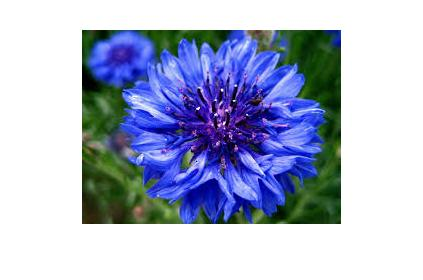
%> input picture Project (1)/original_image.jpg, 423 x 280 px
$ octave DiscretewaveletTransform.m   (GNU Octave 9; MATLAB toolbox functions it lacks are replaced by stand-ins)
%> lines starting %> are read from the running program, lines starting %| are printed output that depends on the picture
clc
clear all

i = imread('original_image.jpg');
%> i is the input picture: size 280x423x3 uint8; mean R, G, B 172.7, 180.7, 204.4
original_image_grayScale = rgb2gray(i); % convert image to greyscale
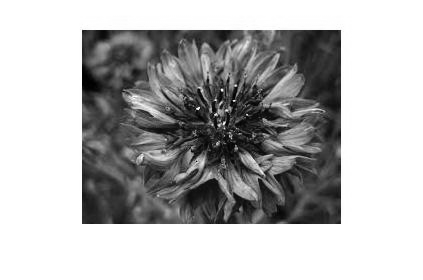
%> original_image_grayScale: size 280x423 uint8; min 0, max 255, mean 181

%whos
figure(1);
imshow(i);
sX=size(i);
%> sX = [280 423 3]
[LL,LH,HL,HH]= dwt2(i,'db1');
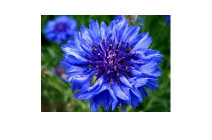
%> LL: size 140x212x3 double; mean R, G, B 345.8, 361.7, 409; drawn with min black and max white
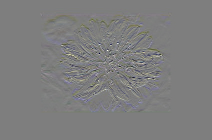
%> LH: size 140x212x3 double; mean R, G, B 0, 0, 0; drawn with min black and max white
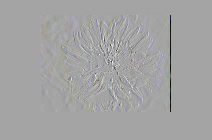
%> HL: size 140x212x3 double; mean R, G, B -0.6, -0.7, -0.6; drawn with min black and max white
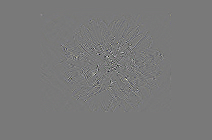
%> HH: size 140x212x3 double; mean R, G, B 0, 0, 0; mean of the top-left, top-right, bottom-left and bottom-right quarters 0, 0, 0, 0; drawn with min black and max white
figure(2)
subplot(2,2,1);imshow(LL);title('LL band of image');
subplot(2,2,2);imshow(LH);title('LH band of image');
subplot(2,2,3);imshow(HL);title('HL band of image');
%> after `imshow(HL)`:
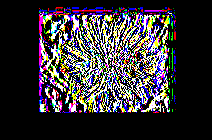
%> displayed picture: size 140x212x3, on the screen's scale of 0 to 255; mean R, G, B 54.7, 50.8, 54.4
subplot(2,2,4);imshow(HH);title('HH band of image');
%> after `imshow(HH)`:
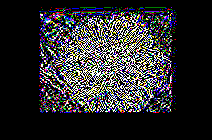
%> displayed picture: size 140x212x3, on the screen's scale of 0 to 255; mean R, G, B 43.9, 43.4, 45.2
